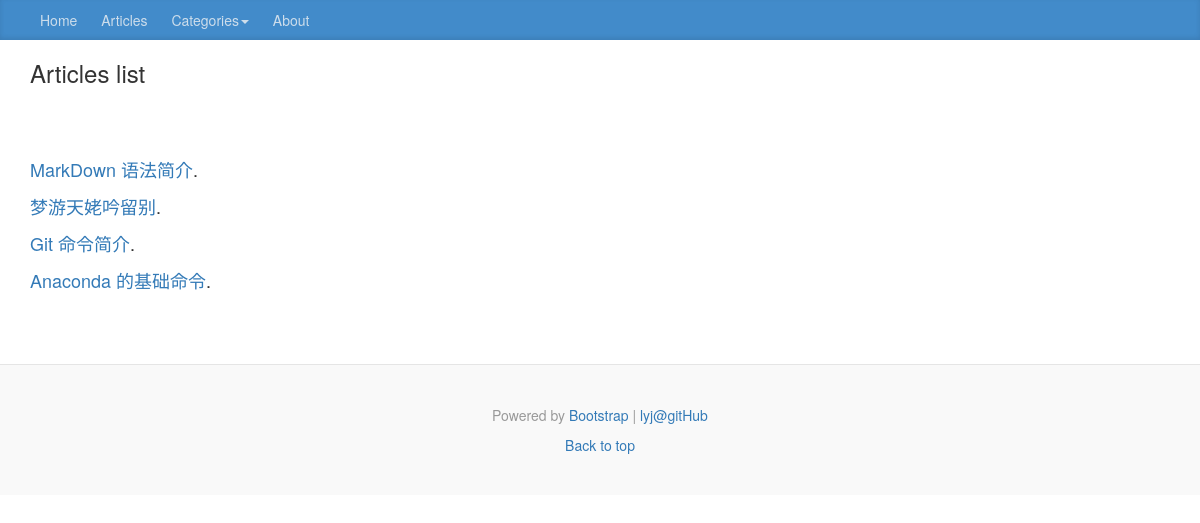
The page /article/all/ on the database as committed earlier.
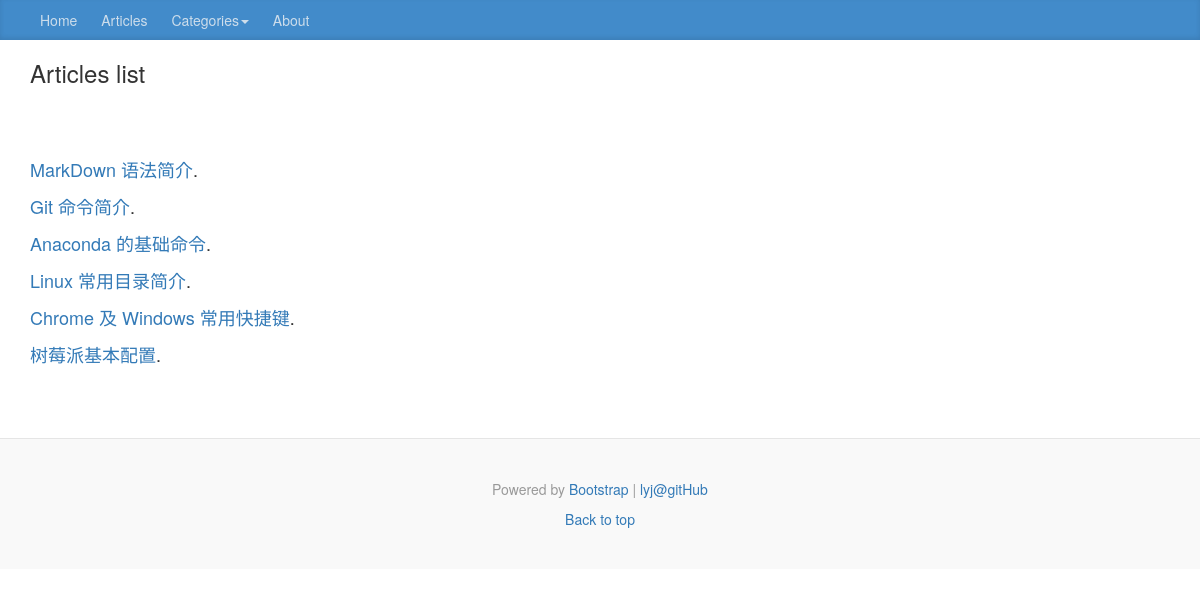
The same page on the database as committed later.
### mainsite/models.py (models this page shows, shortened)
class Article(models.Model):
	aid = models.CharField(primary_key=True, max_length=200)
	orderNum = models.IntegerField()
	title = models.CharField(max_length=200)
	abstract = models.CharField(max_length=400)
	body = models.TextField()
	pubDate = models.DateTimeField(default=timezone.now)
	modDate = models.DateTimeField(default=timezone.now)
	picURL =  models.CharField(max_length=200)
	class Meta:
		ordering = ('-pubDate',)

### mainsite/views.py (the view)
# urls.py: re_path(r'^article/(\w+)/$', showArticlesList)
def showArticlesList(request, className):
	template = get_template('articlesList.html')
	articles = list()
	classes = list()
	if className == 'all':
		articles = Article.objects.all().order_by('orderNum')
	else:
		if className == 'linux':
			classes = Linux.objects.all().order_by('orderNum')
		for every in classes:
			articles.append(Article.objects.get(aid=every.article.aid))
	html = template.render(locals())
	return HttpResponse(html)

### templates/articlesList.html (shortened to what this page needs)
{% extends 'base.html' %}
{% block title %}
    <div class="blog-post">
        <div class="container">
            <div class="row">
                <div class="col-md-12 blog-main">
                    <h3>Articles list</h3>
                </div>
            </div>
        </div>
    </div>
{% endblock %}
{% block content %}
    <div class="blog-post">
        <div class="container">
            <div class="row">
                <div class="col-md-12 blog-main">
                    {% for article in articles %}
                        <p><a href="/article/{{ className }}/{{ article.aid }}">{{ article.title}}</a>.</p>
                     {% endfor %}
                </div>
            </div>
        </div>
    </div>
{% endblock %}

Rows that differ between the two databases and show on the page:
removed Article: title "梦游天姥吟留别"
added Article: title "Linux 常用目录简介"
added Article: title "Chrome 及 Windows 常用快捷键"
added Article: title "树莓派基本配置"
